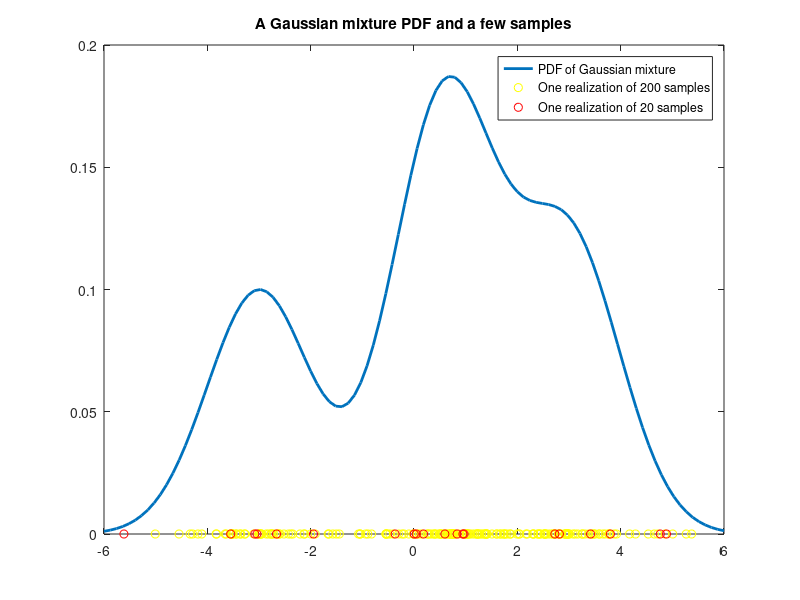

This chart was generated by the following MATLAB code:
clc;clear;
N1 = 20;
N2 = 200;
mu = [-3;0.6;3];
sigma = cat(3,1,1,1);
p = [0.25,0.45,0.3];
obj = gmdistribution(mu,sigma,p);
X = linspace(-6,6,100)';
y = pdf(obj,X);
r1 = random(obj,N1);
r2 = random(obj,N2);
plot(X,y,'Linewidth',2); hold on;
plot(r2,zeros(N2,1),'yo')
plot(r1,zeros(N1,1),'ro')
title('A Gaussian mixture PDF and a few samples');
legend('PDF of Gaussian mixture','One realization of 200 samples','One realization of 20 samples');
